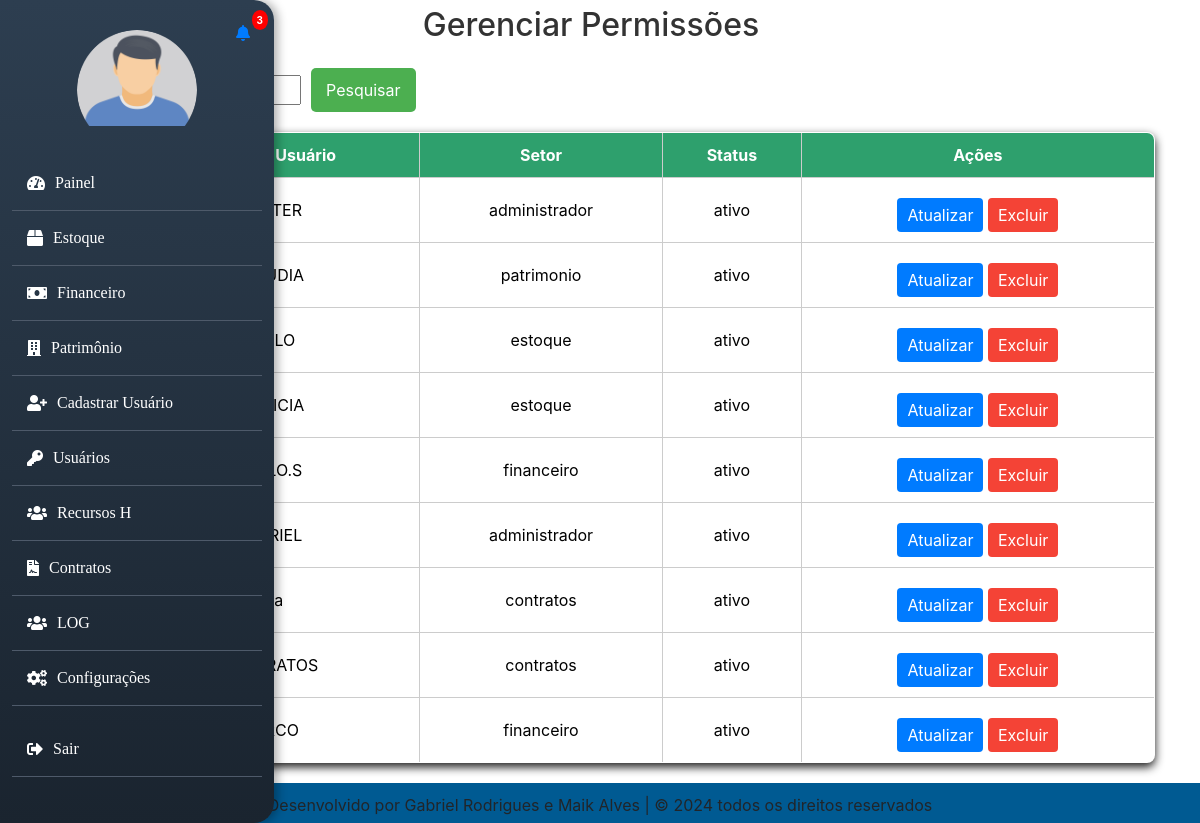
/gerenciarpermissao.php (signed in), run on the app's committed database.
### tables this page shows
CREATE TABLE `usuario` (
  `id` int(11) NOT NULL,
  `username` varchar(50) NOT NULL,
  `senha` varchar(255) NOT NULL,
  `matricula` varchar(20) NOT NULL,
  `email` varchar(100) NOT NULL,
  `setor` enum('administrador','estoque','patrimonio','financeiro','contratos') NOT NULL,
  `cargo` varchar(50) NOT NULL,
  `situacao` enum('ativo','inativo') DEFAULT 'ativo',
  `foto` varchar(255) DEFAULT 'default.png',
  `primeira_vez` tinyint(1) DEFAULT 1,
  `tempo_registro` datetime DEFAULT NULL
);

### gerenciarpermissao.php (the view, shortened to what this page needs)
<?php
include 'banco.php';
include 'header.php';
$query = "SELECT id, username, setor, situacao FROM usuario";
$usuarios = $con->query($query);
?>
<!DOCTYPE html>
<html lang="pt-br">
<head>
    <link rel="stylesheet" href="src/style/style.css">
</head>
<body>
    <h2>Gerenciar Permissões</h2>
<div class="container">
        <form class="container1" method="GET" action="gerenciarpermissao.php">
            <button class="btn1" type="submit">Pesquisar</button>
        </form>
        <table>
            <thead>
                <tr>
                    <th>ID</th>
                    <th>Nome de Usuário</th>
                    <th>Setor</th>
                    <th>Status</th>
                    <th>Ações</th>
                </tr>
            </thead>
            <tbody>
                <?php if ($usuarios && $usuarios->num_rows > 0): ?>
                    <?php while ($usuario = $usuarios->fetch_assoc()): ?>
                        <tr>
                            <td><?php echo htmlspecialchars($usuario['id']); ?></td>
                            <td><?php echo htmlspecialchars($usuario['username']); ?></td>
                            <td><?php echo htmlspecialchars($usuario['setor']); ?></td>
                            <td><?php echo htmlspecialchars($usuario['situacao']); ?></td>
                            <td>
                                <button class="btn btn-update" onclick="openModal(
                                    <?php echo $usuario['id']; ?>,
                                    '<?php echo htmlspecialchars($usuario['username']); ?>',
                                    '<?php echo htmlspecialchars($usuario['setor']); ?>',
                                    '<?php echo htmlspecialchars($usuario['situacao']); ?>'
                                )">
                                    Atualizar
                                </button>
                                <button class="btn btn-delete" onclick="openDeleteModal(<?php echo $usuario['id']; ?>)">Excluir</button>
                            </td>
                        </tr>
                    <?php endwhile; ?>
                <?php else: ?>
                    <tr>
                        <td colspan="5">Nenhum usuário encontrado.</td>
                    </tr>
                <?php endif; ?>
            </tbody>
        </table>
</div>
</body>
</html>
<?php include 'footer.php'; ?>

### header.php (shortened to what this page needs)
<?php
require_once 'bancoo.php';
try {
    $username = $_SESSION['username'];
    $setor = $_SESSION['setor'];
    $fotoBasePath = 'uploads/';
    $query = $pdo->prepare("SELECT foto FROM usuario WHERE username = :username");
    $query->bindParam(':username', $username, PDO::PARAM_STR);
    $query->execute();
    $result = $query->fetch(PDO::FETCH_ASSOC);
    $foto = (!empty($result['foto']) && file_exists($fotoBasePath . $result['foto']))
        ? $fotoBasePath . $result['foto']
        : $fotoBasePath . 'man.png';
    $menuItens = [];
    switch ($setor) {
        case 'administrador':
            $menuItens = [
                ['link' => 'painel.php', 'nome' => 'Painel', 'icon' => 'tachometer-alt'],
                ['link' => 'homeestoque.php', 'nome' => 'Estoque', 'icon' => 'box'],
                ['link' => 'homefinanceiro.php', 'nome' => 'Financeiro', 'icon' => 'money-bill'],
                ['link' => 'homepatrimonio.php', 'nome' => 'Patrimônio', 'icon' => 'building'],
                ['link' => 'cadastro_usuario.php', 'nome' => 'Cadastrar Usuário', 'icon' => 'user-plus'],
                ['link' => 'gerenciarpermissao.php', 'nome' => 'Usuários', 'icon' => 'key'],
                ['link' => 'homeRh.php', 'nome' => 'Recursos H', 'icon' => 'users'],
                ['link' => 'homecontratos.php', 'nome' => 'Contratos', 'icon' => 'file-contract'],
                ['link' => 'log.php', 'nome' => 'LOG', 'icon' => 'users'],
                ['link' => 'configuracao.php', 'nome' => 'Configurações', 'icon' => 'cogs'],
            ];
            break;
    }
} catch (PDOException $e) {
    die("Erro ao acessar as informações do usuário: " . $e->getMessage());
}
?>
<?php
    $setor = $_SESSION['setor'];
    $host = 'localhost';
    $dbname = 'gm_sicbd';
    $user = 'root';
    $password = '';
    try {
        $pdo = new PDO("mysql:host=$host;dbname=$dbname", $user, $password);
        $pdo->setAttribute(PDO::ATTR_ERRMODE, PDO::ERRMODE_EXCEPTION);
        if ($setor == 'administrador' || $setor == 'estoque') {
            $query = "SELECT id, mensagem FROM notificacoes WHERE situacao = 'nao lida' ORDER BY data_criacao DESC";
            $stmt = $pdo->query($query);
            $notifications = $stmt->fetchAll(PDO::FETCH_ASSOC);
            $unreadCount = count($notifications);
        } else {
            $unreadCount = 0;
            $notifications = [];
        }
    } catch (PDOException $e) {
        echo "Erro ao conectar ao banco de dados: " . $e->getMessage();
    }
?>
<!DOCTYPE html>
<html lang="pt-br">
<head>
    <link rel="stylesheet" href="src/style/lateral-menu.css">
    <link rel="stylesheet" href="https://stackpath.bootstrapcdn.com/bootstrap/4.5.2/css/bootstrap.min.css">
    <link rel="stylesheet" href="https://cdnjs.cloudflare.com/ajax/libs/font-awesome/5.15.3/css/all.min.css">
</head>
<body>
    <div class="wrapper">
        <nav id="sidebar" class="active">
            <li class="nav-item">
    <a class="nav-link" href="#" id="notificacaoLink" data-toggle="dropdown" aria-haspopup="true" aria-expanded="false">
        <i class="fa fa-bell"></i>
        <span class="badge badge-danger" id="notificationCount"><?= $unreadCount ?></span>
    </a>
</li>
            <div class="profile-section">
                <a href="#" data-toggle="modal" data-target="#perfilModal">
                    <img src="<?= htmlspecialchars(!empty($foto) ? $foto : '/default.png') ?>" alt="Perfil" class="rounded-circle">
                </a>
            </div>
            <ul class="list-unstyled components">
                <?php foreach ($menuItens as $item): ?>
                    <li>
                        <a href="<?= htmlspecialchars($item['link']) ?>">
                            <i class="fa fa-<?= htmlspecialchars($item['icon']) ?>"></i>
                            <span class="menu-text"><?= htmlspecialchars($item['nome']) ?></span>
                        </a>
                    </li>
                <?php endforeach; ?>
            </ul>
            <ul class="list-unstyled components">
                <li class="exit-btn">
                    <a href="sair.php" class="exit-btn-link">
                        <i class="fa fa-sign-out-alt exit-icon"></i>
                        <span>Sair</span>
                    </a>
                </li>
            </ul>
        </nav>
    </div>
<!-- <?php
include 'footer.php';
?> -->
</body>
</html>

### footer.php (shortened to what this page needs)
<!DOCTYPE html>
<html lang="en">
<head>
</head>
<body>
</body>
</html>
<footer>
    <p> Desenvolvido por Gabriel Rodrigues e Maik Alves   | &copy; 2024 todos os direitos reservados</p>
  </footer>

### src/style/lateral-menu.css (style rules this page uses)
#sidebar { background: linear-gradient(180deg, #2d3e50, #1a242f); color: white; padding: 30px 12px; position: fixed; height: 100%; top: 0; left: 0; box-shadow: 4px 0 10px rgba(0, 0, 0, 0.3); display: flex; flex-direction: column; align-items: center; z-index: 1000; border-radius: 0px 20px 20px 0px; transition: width 0.5s ease, transform 0.3s ease-in-out; }
.nav-item { position: absolute; left: 220px; top: 13px; }
#sidebar .badge { position: absolute; top: -3px; right: -2px; background-color: #ff0000; color: white; padding: 5px; border-radius: 50%; font-size: 10px; z-index: 1060; }
#sidebar .profile-section, #sidebar .menu-item { width: 100%; text-align: center; overflow: hidden; white-space: normal; text-overflow: ellipsis; }
#sidebar .profile-section { margin-bottom: 30px; }
#sidebar .profile-section img { width: 120px; height: 120px; border-radius: 50%; margin-bottom: 10px; object-fit: cover; }
#sidebar .profile-section a { text-decoration: none; }
.list-unstyled { width: 250px; padding-left: 0; list-style: none; font-family: cursive; }
#sidebar .components li { padding: 10px; border-bottom: 1px solid #4e5a6a; transition: background-color 0.3s ease, padding-left 0.3s ease; }
#sidebar .components li a { color: white; text-decoration: none; display: flex; align-items: center; padding: 5px 5px; position: relative; border-radius: 5px; transition: padding-left 0.3s ease, background-color 0.3s ease; }
#sidebar .components li a i { margin-right: 10px; transition: transform 0.3s ease, color 0.3s ease; }
#sidebar .components li a span { transition: opacity 0.3s ease-in-out; }
.nav-item::marker { content: none; }

### src/style/style.css (style rules this page uses)
* { box-sizing: border-box; }
h2 { color: #333; padding: 6px; text-align: center; margin-right: 18px; }
button { display: flex; margin-top: 10px; padding: 10px 15px; background-color: #4caf50; color: white; border: none; border-radius: 5px; cursor: pointer; }
table { width: 100%; border-collapse: collapse; margin: 20px auto; box-shadow: 0 4px 10px rgba(0.9, 0.5, 0.5, 0.9); border-radius: 8px; overflow: hidden; }
table, th, td { border: 1px solid #ddd; color: #000; }
th, td { padding: 10px; text-align: left; max-width: 200px; overflow-wrap: break-word; }
table th { background-color: #2ea06d; color: white; }

### gerenciarpermissao.php (style rules this page uses)
.container { display: table; }
.container, .container-fluid, .container-lg, .container-md, .container-sm, .container-xl { width: 100%; }
table { width: 100%; border-collapse: collapse; margin-top: 20px; }
th, td { border: 1px solid #ccc; padding: 10px; text-align: center; }
th { background-color: #f4f4f4; }
.btn { padding: 5px 10px; cursor: pointer; border: none; border-radius: 4px; }
.btn-update { background-color: #007bff; color: white; }
.btn-delete { background-color: #f44336; color: white; }
.container1 { display: flex; align-items: baseline; gap: 10px; }
.btn1 { cursor: pointer; }

### footer.php (style rules this page uses)
footer { background-color: #005a92; color: var(--cor-secundaria); text-align: center; padding: 10px; width: 100%; position: relative; bottom: 0; height: 40px; }

### data on the page
usuario: username "MASTER", setor "administrador", situacao "ativo"
usuario: username "CLAUDIA", setor "patrimonio", situacao "ativo"
usuario: id "3", username "PAULO", setor "estoque", situacao "ativo"
usuario: id "4", username "PATRICIA", setor "estoque", situacao "ativo"
usuario: id "5", username "PAULO.S", setor "financeiro", situacao "ativo"
usuario: username "GABRIEL", setor "administrador", situacao "ativo"
usuario: username "Rita", setor "contratos", situacao "ativo"
usuario: id "10", username "CONTRATOS", setor "contratos", situacao "ativo"
usuario: username "MARCO", setor "financeiro", situacao "ativo"

### other printed values
$unreadCount "3"
$item['nome'] "Painel"
$item['nome'] "Estoque"
$item['nome'] "Financeiro"
$item['nome'] "Patrimônio"
$item['nome'] "Cadastrar Usuário"
$item['nome'] "Usuários"
$item['nome'] "Recursos H"
$item['nome'] "Contratos"
$item['nome'] "LOG"
$item['nome'] "Configurações"
